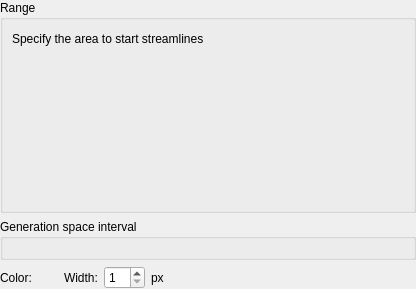
<?xml version="1.0" encoding="UTF-8"?>
<ui version="4.0">
 <class>Post2dWindowNodeVectorStreamlineGroupStructuredDataItem_SettingEditWidget_StartPositionEditWidget</class>
 <widget class="QWidget" name="Post2dWindowNodeVectorStreamlineGroupStructuredDataItem_SettingEditWidget_StartPositionEditWidget">
  <property name="geometry">
   <rect>
    <x>0</x>
    <y>0</y>
    <width>416</width>
    <height>289</height>
   </rect>
  </property>
  <property name="windowTitle">
   <string>Form</string>
  </property>
  <layout class="QVBoxLayout" name="verticalLayout_3">
   <property name="leftMargin">
    <number>0</number>
   </property>
   <property name="topMargin">
    <number>0</number>
   </property>
   <property name="rightMargin">
    <number>0</number>
   </property>
   <property name="bottomMargin">
    <number>0</number>
   </property>
   <item>
    <widget class="QGroupBox" name="rangeGroupBox">
     <property name="title">
      <string>Range</string>
     </property>
     <layout class="QVBoxLayout" name="verticalLayout_2" stretch="0,1">
      <item>
       <layout class="QHBoxLayout" name="horizontalLayout">
        <item>
         <widget class="QLabel" name="positionDescLabel">
          <property name="text">
           <string>Specify the area to start streamlines</string>
          </property>
         </widget>
        </item>
        <item>
         <widget class="TooltipLabel" name="areaHelpLabel">
          <property name="toolTip">
           <string>Specify the area to start streamlines, by grid indices range (I, J).</string>
          </property>
          <property name="text">
           <string/>
          </property>
          <property name="pixmap">
           <pixmap resource="../../../../guibase/guibase.qrc">:/libs/guibase/images/iconQuestion.svg</pixmap>
          </property>
         </widget>
        </item>
        <item>
         <spacer name="horizontalSpacer">
          <property name="orientation">
           <enum>Qt::Horizontal</enum>
          </property>
          <property name="sizeHint" stdset="0">
           <size>
            <width>40</width>
            <height>20</height>
           </size>
          </property>
         </spacer>
        </item>
       </layout>
      </item>
      <item>
       <widget class="RegionRange2dSettingEditWidget" name="rangeWidget" native="true"/>
      </item>
     </layout>
    </widget>
   </item>
   <item>
    <widget class="QGroupBox" name="generationSpaceIntervalgroupBox">
     <property name="title">
      <string>Generation space interval</string>
     </property>
     <layout class="QVBoxLayout" name="verticalLayout">
      <item>
       <widget class="StructuredGridSkipOrSubdivideSettingEditWidget" name="skipWidget" native="true"/>
      </item>
     </layout>
    </widget>
   </item>
   <item>
    <layout class="QHBoxLayout" name="horizontalLayout_2">
     <item>
      <widget class="QLabel" name="colorLabel_2">
       <property name="text">
        <string>Color:</string>
       </property>
      </widget>
     </item>
     <item>
      <widget class="ColorEditWidget" name="colorWidget"/>
     </item>
     <item>
      <spacer name="horizontalSpacer_5">
       <property name="orientation">
        <enum>Qt::Horizontal</enum>
       </property>
       <property name="sizeType">
        <enum>QSizePolicy::Fixed</enum>
       </property>
       <property name="sizeHint" stdset="0">
        <size>
         <width>13</width>
         <height>20</height>
        </size>
       </property>
      </spacer>
     </item>
     <item>
      <widget class="QLabel" name="widthLabel">
       <property name="text">
        <string>Width:</string>
       </property>
      </widget>
     </item>
     <item>
      <widget class="QSpinBox" name="widthSpinBox">
       <property name="minimum">
        <number>1</number>
       </property>
       <property name="maximum">
        <number>20</number>
       </property>
      </widget>
     </item>
     <item>
      <widget class="QLabel" name="widthUnitLabel">
       <property name="text">
        <string>px</string>
       </property>
      </widget>
     </item>
     <item>
      <spacer name="horizontalSpacer_2">
       <property name="orientation">
        <enum>Qt::Horizontal</enum>
       </property>
       <property name="sizeHint" stdset="0">
        <size>
         <width>40</width>
         <height>20</height>
        </size>
       </property>
      </spacer>
     </item>
    </layout>
   </item>
  </layout>
 </widget>
 <customwidgets>
  <customwidget>
   <class>RegionRange2dSettingEditWidget</class>
   <extends>QWidget</extends>
   <header>guicore/region/regionrange2dsettingeditwidget.h</header>
   <container>1</container>
  </customwidget>
  <customwidget>
   <class>TooltipLabel</class>
   <extends>QLabel</extends>
   <header>guibase/tooltiplabel.h</header>
  </customwidget>
  <customwidget>
   <class>ColorEditWidget</class>
   <extends>QLabel</extends>
   <header>guibase/widget/coloreditwidget.h</header>
   <container>1</container>
  </customwidget>
  <customwidget>
   <class>StructuredGridSkipOrSubdivideSettingEditWidget</class>
   <extends>QWidget</extends>
   <header>guicore/filter/structuredgridskiporsubdividesettingeditwidget.h</header>
   <container>1</container>
  </customwidget>
 </customwidgets>
 <resources>
  <include location="../../../../guibase/guibase.qrc"/>
 </resources>
 <connections/>
</ui>
